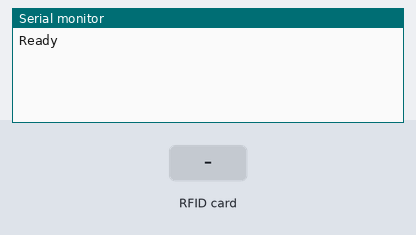
This sketch was run on a simulated Arduino Uno, built with avr-gcc and run on an emulated ATmega328P. On the bench: the last lines printed to the serial monitor. The test bench sets the inputs (shaded band).

Above: at 1.3 s.
1.4 s: RFID card 5E 7A 19 C4 held to the reader
At 1.62 s:
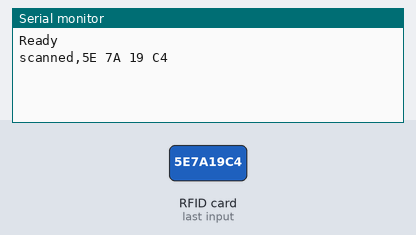
At 2.3 s:
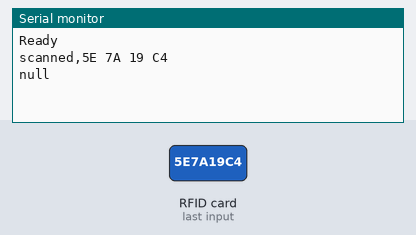

Measured:
- after the input at 1.4 s, the serial monitor: prints a new line after 0.06 s (image 1)

The sketch:

scanner_code.ino
```cpp
#include <SPI.h>
#include <MFRC522.h>

#define SS_PIN 10
#define RST_PIN 9

MFRC522 rfid(SS_PIN, RST_PIN);

bool cardPresent = false;
String lastUID = "";

void setup() {
  Serial.begin(9600);
  SPI.begin();
  rfid.PCD_Init();
  delay(50);
  Serial.println("Ready");
}

String uidToString(MFRC522::Uid uid) {
  String s = "";
  for (byte i = 0; i < uid.size; i++) {
    if (uid.uidByte[i] < 0x10) s += "0";
    s += String(uid.uidByte[i], HEX);
    if (i < uid.size - 1) s += " ";
  }
  s.toUpperCase();
  return s;
}

void loop() {
  bool detected = false;
  String currentUID = "";

  // check for card
  if (rfid.PICC_IsNewCardPresent() && rfid.PICC_ReadCardSerial()) {
    currentUID = uidToString(rfid.uid);
    detected = true;
    rfid.PICC_HaltA(); // stop current card
  }

  if (detected) {
    // if previously no card or different UID -> new scan event
    if (!cardPresent || currentUID != lastUID) {
      lastUID = currentUID;
      cardPresent = true;
      // Send scanned and UID in one line, comma separated
      Serial.print("scanned,");
      Serial.println(lastUID);
    }
  } else {
    // no card detected now
    if (cardPresent) {
      // card was present earlier, now removed -> send null once
      Serial.println("null");
      cardPresent = false;
      lastUID = "";
    }
  }

  delay(200); // small debounce / reduce serial spam
}
```
